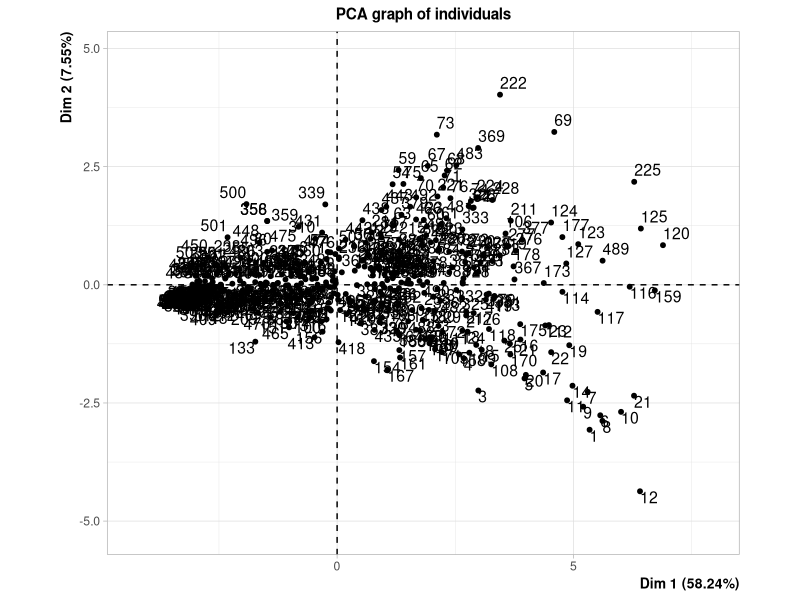
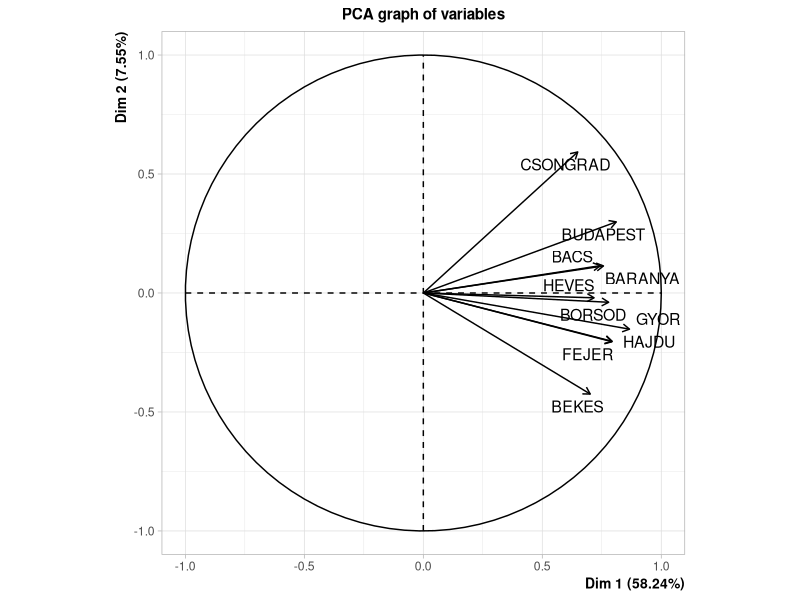
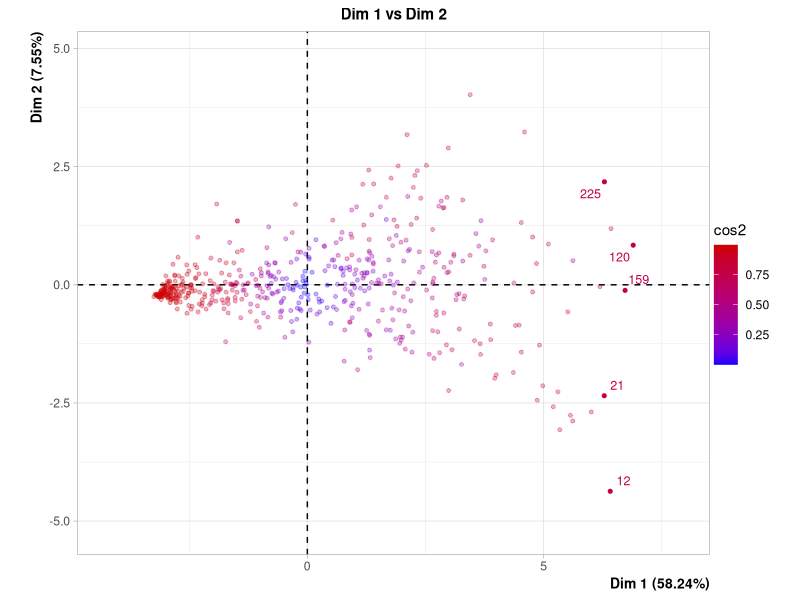
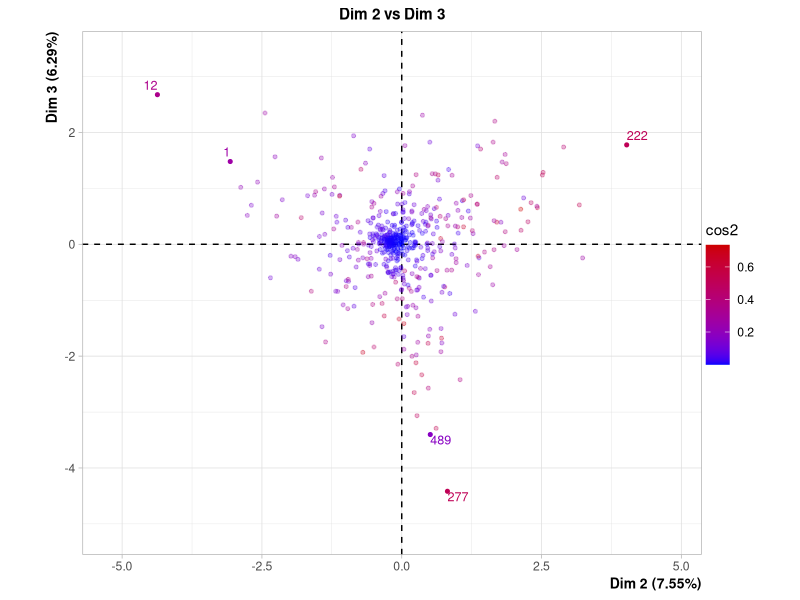
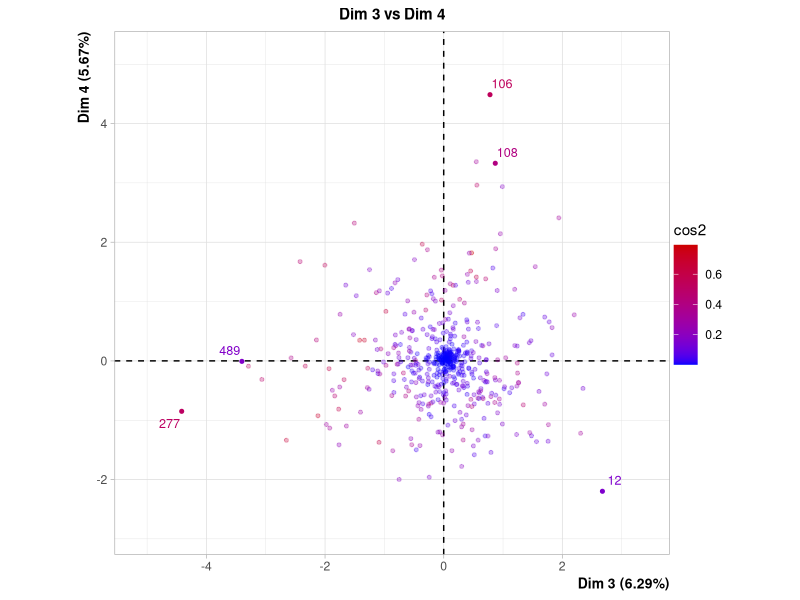

Recreate these plots in R, in order.
## ---- chunk 1
library(FactoMineR)
## ---- chunk 2
hungria <- read.csv("viruela.csv", header=T, sep=";")
head(hungria)
## ---- chunk 3
res <- PCA(hungria[,2:11])
## ---- chunk 4

sum.res<-summary(res)

## ---- chunk 5
plot(res, cex = 0.8, select = "contrib 5", title="Dim 1 vs Dim 2",habillage = "cos2")
## ---- chunk 6
plot(res, cex = 0.8, select = "contrib 5", title="Dim 2 vs Dim 3", axes=2:3,habillage = "cos2")
## ---- chunk 7
plot(res, cex = 0.8, select = "contrib 5", title="Dim 3 vs Dim 4", axes=3:4,habillage = "cos2")
